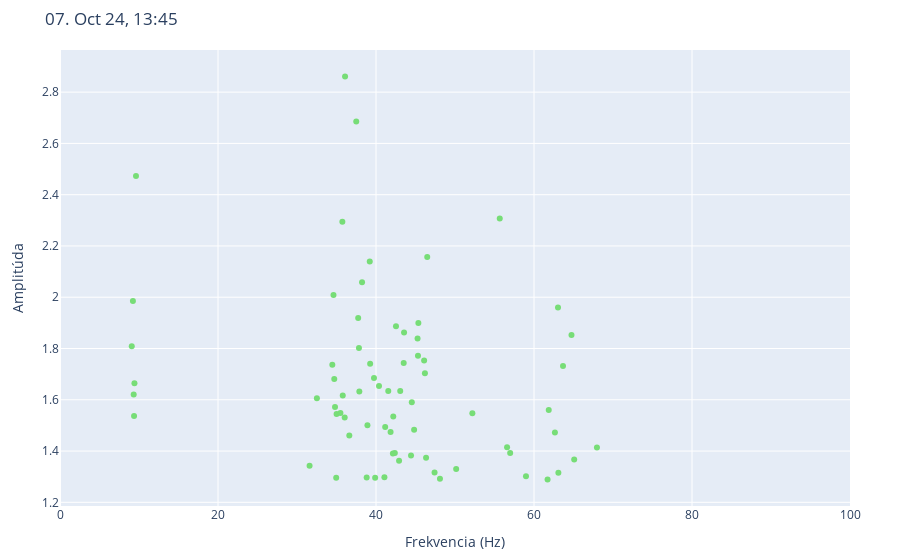

Notebook source saved alongside this figure:
### Code cell
row = 470
local_time = datetime.fromisoformat(df.iloc[row]["time"]).astimezone(
    pytz.timezone('Europe/Bratislava'))
print(local_time.strftime('%d. %b %y, %H:%M'))

row_data = df.iloc[470][list(range(6))]

weighted_sum = sum(d['a'] * d['f'] for d in row_data)
sum_of_weights = sum(d['a'] for d in row_data)

weighted_mean = weighted_sum / sum_of_weights

print(f"I: \t{weighted_mean:.2f} Hz")

plot_spectrum(df, row=row, color='#77DD77',
              column_range=(0, 70), local_time=local_time)

### Figure 1 — Plotly figure (JSON) as saved in the notebook; plotly's stock layout.template omitted (floating-point values rounded to 4 significant figures)
{"data": [{"marker": {"color": "#77DD77"}, "mode": "markers", "type": "scatter", "x": [9.082, 9.229, 9.326, 9.375, 9.424, 9.619, 31.59, 32.52, 34.47, 34.62, 34.72, 34.81, 34.96, 35.01, 35.5, 35.74, 35.79, 36.04, 36.08, 36.62, 37.5, 37.74, 37.84, 37.89, 38.23, 38.82, 38.92, 39.21, 39.26, 39.75, 39.89, 40.38, 41.06, 41.16, 41.55, 41.85, 42.14, 42.19, 42.38, 42.53, 42.92, 43.07, 43.51, 43.55, 44.43, 44.53, 44.82, 45.26, 45.31, 45.36, 46.09, 46.19, 46.34, 46.48, 47.41, 48.1, 50.15, 52.2, 55.66, 56.59, 56.98, 58.98, 61.72, 61.87, 62.65, 63.04, 63.09, 63.67, 64.75, 65.09, 67.97], "y": [1.809, 1.985, 1.62, 1.537, 1.664, 2.473, 1.343, 1.606, 1.737, 2.008, 1.681, 1.572, 1.296, 1.544, 1.549, 2.294, 1.616, 1.531, 2.861, 1.46, 2.685, 1.919, 1.802, 1.632, 2.059, 1.297, 1.501, 2.139, 1.74, 1.685, 1.296, 1.653, 1.298, 1.494, 1.634, 1.475, 1.39, 1.534, 1.392, 1.886, 1.362, 1.634, 1.743, 1.863, 1.383, 1.59, 1.483, 1.839, 1.771, 1.9, 1.753, 1.703, 1.374, 2.157, 1.317, 1.292, 1.33, 1.547, 2.307, 1.415, 1.392, 1.301, 1.289, 1.56, 1.472, 1.96, 1.315, 1.732, 1.853, 1.367, 1.414]}], "layout": {"margin": {"b": 50, "l": 60, "r": 50, "t": 50}, "showlegend": false, "title": {"text": "07. Oct 24, 13:45"}, "xaxis": {"range": [0, 100], "title": {"text": "Frekvencia (Hz)"}}, "yaxis": {"title": {"text": "Amplitúda"}}}}
